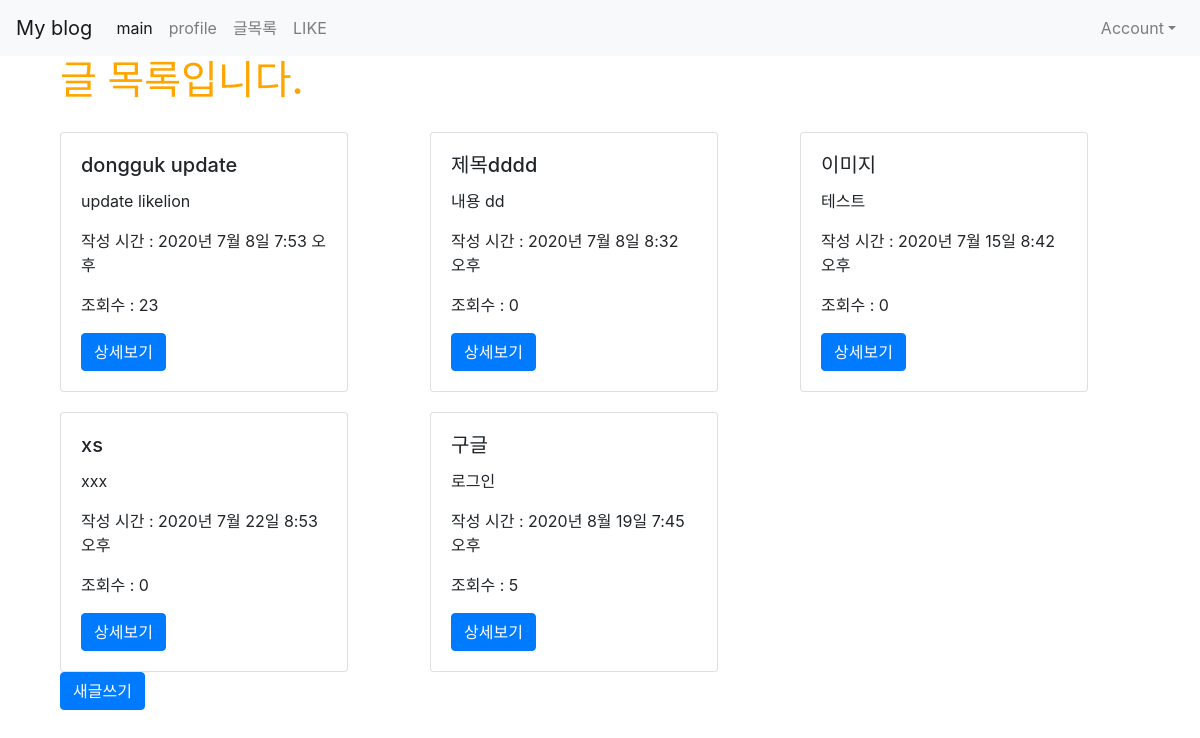
The page /posts/ (signed in) on the database as committed earlier.
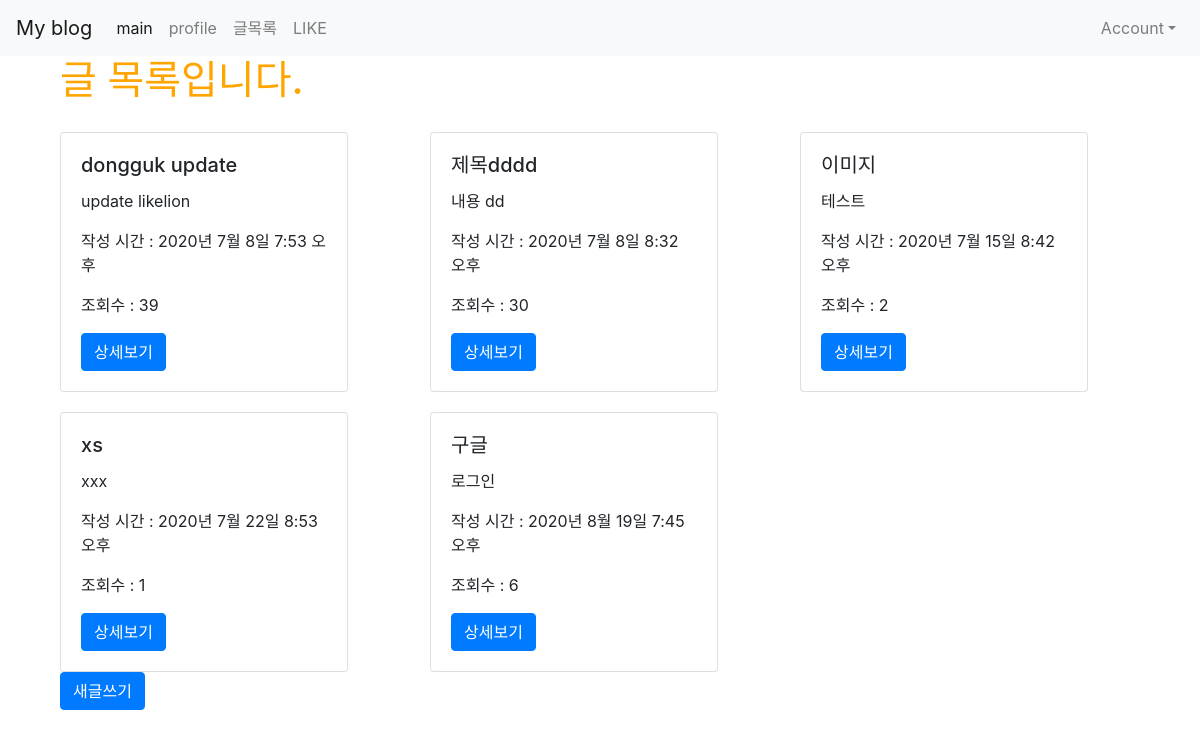
The same page on the database as committed later.
### posts/models.py (models this page shows, shortened)
class Post(models.Model):# user:post=1:n 이므로 n쪽에 user 작성
    title = models.CharField(max_length=50, null=False)
    content = models.TextField()
    view_count = models.IntegerField(default=0)
    writer=models.ForeignKey(User, on_delete=models.CASCADE, null=True)
    created_at = models.DateTimeField(auto_now_add=True)
    updated_at = models.DateTimeField(auto_now = True)
    image=models.ImageField(upload_to='images/', null=True)
    like_user_set = models.ManyToManyField(User, blank=True, related_name='like_user_set', through='Like')

### posts/views.py (the view)
# urls.py: path('', views.main, name="main"),
def main(request):
    posts = Post.objects.all()
    return render(request, 'posts/main.html', {'posts': posts})

### posts/templates/posts/main.html
{% extends 'base.html' %}
{% load static %}
{% block content %}
{% if user.is_authenticated %}
<div class="container">
    <h1>글 목록입니다.</h1>
    <div class="row">
        {% for post in posts %}
        <div class="col-md-4 col-12">
            <div class="card" style="width: 18rem; margin-top: 20px;">
                <div class="card-body">
                    <h5 class="card-title">{{ post.title }}</h5>
                    <p class="card-text">{{ post.content }}</p>
                    <p>작성 시간 : {{ post.created_at }}</p>
                    <p>조회수 : {{ post.view_count }}</p>
                    <a href="{% url 'posts:show' post.pk %}" class="btn btn-primary">상세보기</a>
                </div>
            </div>
        </div>
        {% endfor %}
    </div>
    <a href="{% url 'posts:new' %}" class="btn btn-primary">새글쓰기</a>
</div>
{% else %}
    <h3>로그인 후 이용이 가능합니다.</h3>
    <a href="{% url 'account_login' %}" class="btn btn-warning">로그인</a>
    <a href="{% url 'account_signup' %}" class="btn btn-warning">회원가입</a>
{% endif %}
{% endblock %}

Rows that differ between the two databases and show on the page:
changed Post "dongguk update": view_count "23" → "39"
changed Post "제목dddd": view_count "0" → "30"
changed Post "이미지": view_count "0" → "2"
changed Post "xs": view_count "0" → "1"
changed Post "구글": view_count "5" → "6"
